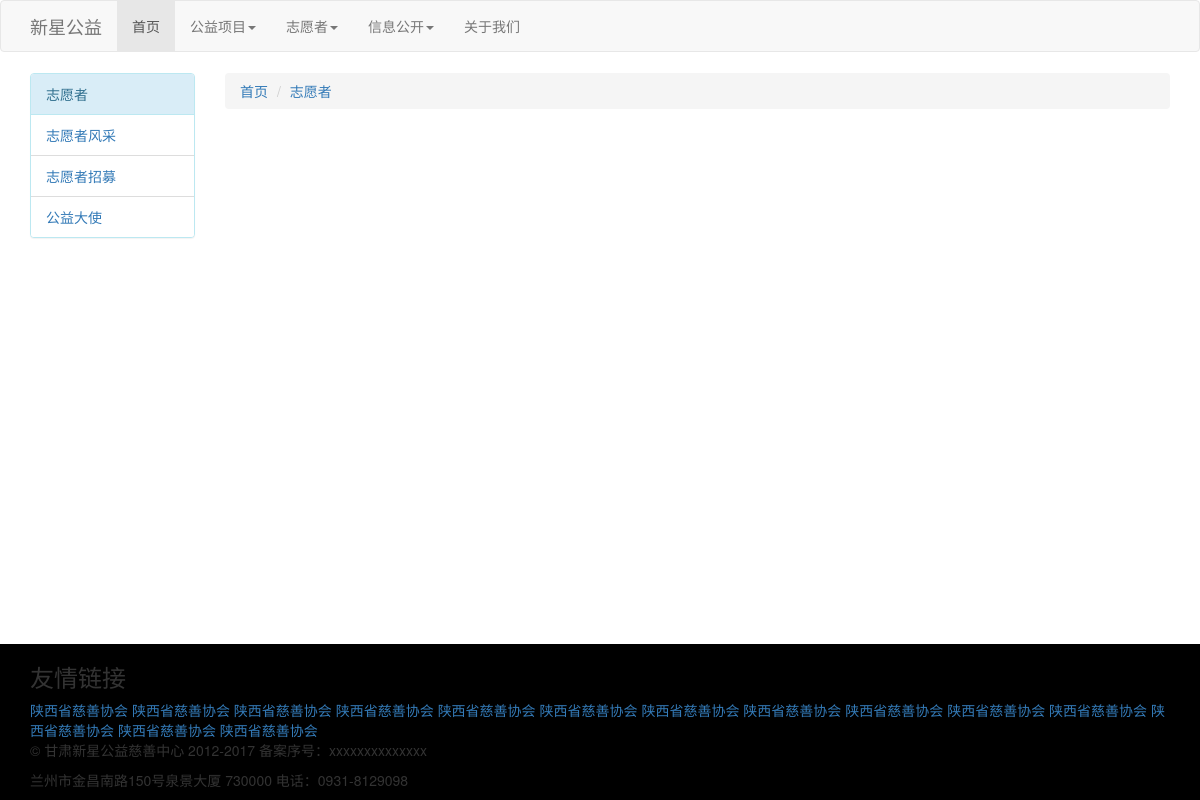
Before: /volunteer/1/ with the older database file.
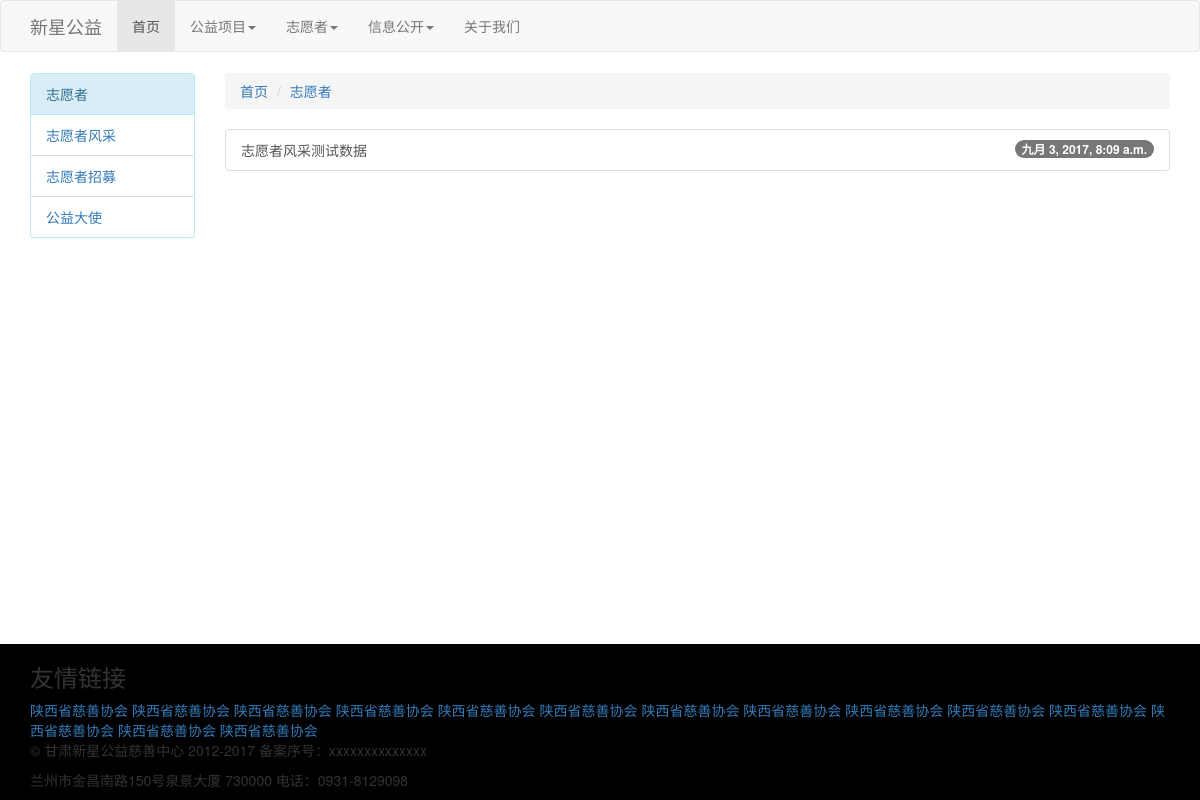
After: the same page with the newer database file.
### volunteer/models.py (models this page shows)
class Article(models.Model):
    TYPE_CHOIESE = (
            ('1', u'志愿者风采'),
            ('2', u'志愿者招募'),
            ('3', u'公益大使'),
    )
    id = models.AutoField(primary_key=True)
    type = models.CharField(u'文章类型', max_length=56, choices=TYPE_CHOIESE)
    title = models.CharField(u'标题', max_length=128)
    author = models.CharField('作者', max_length=68)
    create = models.DateTimeField(u'创建日期', auto_now=True)
    update = models.DateTimeField(u'更新日期', auto_now=True)
    content = models.TextField(u'内容')
    class Meta:
        verbose_name_plural = u'志愿者'

### volunteer/views.py (the view)
# urls.py: url(r'information/(?P<t>\d)/$', index, name='information_index'),
def index(request, t):
    if t == u'0':
        articles = Article.objects.all()
    else:
        articles = Article.objects.filter(type=t)
    return render(request, 'volunteer/index.html', {'articles':articles})

### volunteer/templates/volunteer/index.html
{% extends "base.html" %}
{% load static %}
{% block content %}
    <div class="col-md-12" id="top-line"></div>
    <div style="margin-top: 15px;">
        <div class="container">
            <div class="row">
                <div class="col-md-2 page-sidebar">
					<div class="panel panel-info">
						<div class="panel-heading">
							志愿者
						</div>
						<ul class="list-group">
							<li class="list-group-item"><a href="{% url 'volunteer_index' t=1 %}">志愿者风采</a></li>
							<li class="list-group-item"><a href="{% url 'volunteer_index' t=2 %}">志愿者招募</a></li>
							<li class="list-group-item"><a href="{% url 'volunteer_index' t=3 %}">公益大使</a></li>
						</ul>
					</div>
                </div>
                <div class="col-md-10">
                    <ol class="breadcrumb breadcrumb-title">
						<li><a href="{% url 'index' %}">首页</a></li>
						<li><a href="{% url 'volunteer_index' t=0 %}">志愿者</a></li>
                    </ol>
                    <div>
                        <ul class="list-group">
                            {% for article in articles %}
							<a href="{% url 'volunteer_details' vid=article.id %}" class="list-group-item">
										{{ article.title }}
										<span class="badge">{{ article.create }}</span>
									</a>
                            {% endfor %}
                        </ul>
                    </div>
                </div>
            </div>
        </div>
    </div>
{% endblock %}

### home/templates/base.html (shortened to what this page needs)
{% load staticfiles %}
<html lang="zh-CN">
{% include 'header.html' %}
{% include 'navbar.html' %}
{%block content %} {% endblock %}
{% include 'footer.html' %}
</html>

### home/templates/header.html (shortened to what this page needs)
{% load staticfiles %}
<head>
        <link href="https://cdn.bootcss.com/bootstrap/3.3.7/css/bootstrap.min.css" rel="stylesheet">
</head>

### home/templates/navbar.html (shortened to what this page needs)
<nav class="navbar navbar-default">
  <div class="container">
    <div class="navbar-header">
      <a class="navbar-brand" href="#">新星公益</a>
    </div>
    <div class="collapse navbar-collapse" id="bs-example-navbar-collapse-1">
      <ul class="nav navbar-nav">
        <li class="active"><a href="{% url 'index' %}">首页<span class="sr-only">(current)</span></a></li>
        <li class="dropdown">
          <a href="#" class="dropdown-toggle" data-toggle="dropdown" role="button" aria-haspopup="true" aria-expanded="false">公益项目<span class="caret"></span></a>
        </li>
        <li class="dropdown">
          <a href="#" class="dropdown-toggle" data-toggle="dropdown" role="button" aria-haspopup="true" aria-expanded="false">志愿者<span class="caret"></span></a>
        </li>
        <li class="dropdown">
          <a href="#" class="dropdown-toggle" data-toggle="dropdown" role="button" aria-haspopup="true" aria-expanded="false">信息公开<span class="caret"></span></a>
        </li>
        <li><a href="#">关于我们</a></li>
      </ul>
    </div>
  </div>
</nav>

### home/templates/footer.html
{% load staticfiles %}
<footer class="main-footer navbar-fixed-bottom">
 <div style="background-color: black">
    <div class="container">
        <div class="row">
            <div class="col-lg-12">
                <h3 class="title"><span>友情链接</span></h3>
                </div>
                <div class="col-lg-12 link">
                    <a href="#" target="_blank">陕西省慈善协会</a>
                    <a href="#" target="_blank">陕西省慈善协会</a>
                    <a href="#" target="_blank">陕西省慈善协会</a>
                    <a href="#" target="_blank">陕西省慈善协会</a>
                    <a href="#" target="_blank">陕西省慈善协会</a>
                    <a href="#" target="_blank">陕西省慈善协会</a>
                    <a href="#" target="_blank">陕西省慈善协会</a>
                    <a href="#" target="_blank">陕西省慈善协会</a>
                    <a href="#" target="_blank">陕西省慈善协会</a>
                    <a href="#" target="_blank">陕西省慈善协会</a>
                    <a href="#" target="_blank">陕西省慈善协会</a>
                    <a href="#" target="_blank">陕西省慈善协会</a>
                    <a href="#" target="_blank">陕西省慈善协会</a>
                    <a href="#" target="_blank">陕西省慈善协会</a>
                </div>
                <div class="state col-md-12">
                    <p>© 甘肃新星公益慈善中心 2012-2017 备案序号：xxxxxxxxxxxxxx</p>
                    <p>兰州市金昌南路150号泉景大厦 730000 电话：0931-8129098</p>
                </div>
            </div>
        </div>
    </div>
</footer>
</body>

Changed rows visible on the page:
added Article: title "志愿者风采测试数据", create "九月 3, 2017, 8:09 a.m."
